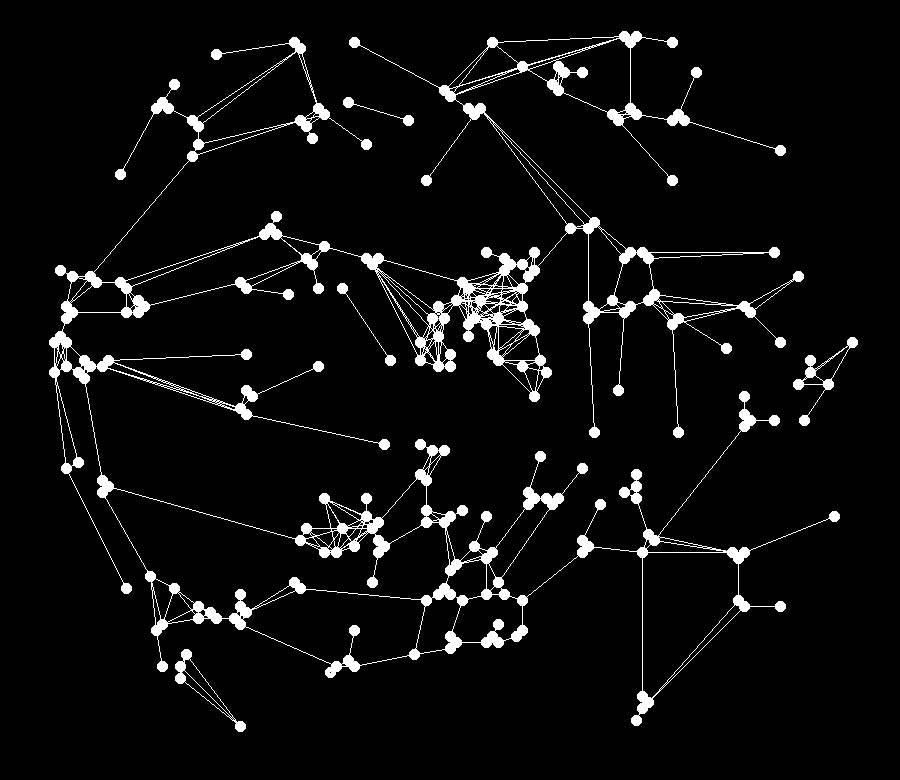
#> input picture images/built.png, 900 x 780 px
$ python -i graph.py   (imports and definitions only)
#> lines starting #> are read from the running program, lines starting #| are printed output that depends on the picture; after the words box and inside, x2 and y2 are one past the last pixel; in counts of white or black regions, pixels touching at a corner belong together
### graphify/marker.py
import cv2 as cv
import numpy as np

from graphify import uint, BACKGROUND, EDGE, VERTEX


class Marker:
    _K1 = np.array([[1, 1, 1],
                    [1, 16, 1],
                    [1, 1, 1]], dtype=uint)
    _NULL_THRSH, _MAYB_VAL = uint(15), uint(18)

    _K2 = np.array([[1, 2, 4],
                    [128, 0, 8],
                    [64, 32, 16]], dtype=uint)
    _ADJACENT_SUMS = np.array([3, 6, 12, 24, 48, 96, 192, 129], dtype=uint)
    _NULL, _MAYB, _VERT = uint(0), uint(2), uint(4)

    _K3 = np.array([[0, 0, 0],
                    [1, 4, 1],
                    [0, 0, 0]], dtype=uint)
    _K4 = np.array([[0, 1, 0],
                    [0, 4, 0],
                    [0, 1, 0]], dtype=uint)
    _K5 = np.array([[1, 0, 0],
                    [0, 4, 0],
                    [0, 0, 1]], dtype=uint)
    _K6 = np.array([[0, 0, 1],
                    [0, 4, 0],
                    [1, 0, 0]], dtype=uint)
    _K7 = np.array([[0, 1, 0],
                    [0, 4, 1],
                    [0, 0, 0]], dtype=uint)
    _K8 = np.array([[0, 0, 0],
                    [0, 4, 1],
                    [0, 1, 0]], dtype=uint)
    _K9 = np.array([[0, 0, 0],
                    [1, 4, 0],
                    [0, 1, 0]], dtype=uint)
    _K10 = np.array([[0, 1, 0],
                     [1, 4, 0],
                     [0, 0, 0]], dtype=uint)
    _EXC_VERT_VAL = uint(6)

    def mark(self, img, draw=False):
        c1 = cv.filter2D(img, -1, self._K1)
        c1 = np.where(c1 <= self._NULL_THRSH, self._NULL, c1)
        c1 = np.where(c1 == self._MAYB_VAL, self._MAYB, c1)
        c1 = np.where(np.logical_and(c1 > self._NULL_THRSH, c1 != self._MAYB_VAL), self._VERT, c1)

        c2 = cv.filter2D(c1, -1, self._K2)
        c2 = np.isin(c2, self._ADJACENT_SUMS)
        c2 = np.where(c2, uint(1), uint(0))

        mapped = self._map(c1 + c2).astype(uint)
        compressed = self._compress_vertices(mapped).astype(uint)

        if draw:
            (h, w), ratio = compressed.shape, 6
            cv.imshow('Marked', cv.resize(120 * compressed, (ratio * w, ratio * h), interpolation=cv.INTER_NEAREST))

        return compressed

    @staticmethod
    def _map(img):
        def pointwise_map(x):
            if x in [0, 1]: return BACKGROUND
            if x in [2]: return EDGE
            if x in [3, 4, 5]: return VERTEX
            assert False

        return ((np.vectorize(pointwise_map))(img)).astype(uint)

    def _compress_vertices(self, img):
        all_verts = np.where(img == VERTEX, uint(1), uint(0))
        excess_verts = np.zeros_like(all_verts, dtype=uint)
        for k in [self._K3, self._K4, self._K5, self._K6, self._K7, self._K8, self._K9, self._K10]:
            verts = cv.filter2D(all_verts, -1, k)
            verts = np.where(verts == self._EXC_VERT_VAL, uint(1), uint(0))
            excess_verts = np.logical_or(excess_verts, verts)

        return (img + (int(EDGE) - int(VERTEX)) * excess_verts).astype(uint)

### graphify/builder.py
from itertools import combinations

import cv2 as cv
import numpy as np

from graphify import uint, EDGE, VERTEX


class Edge:
    def __init__(self):
        self._weight, self._vertices = None, set()

    def get_weight(self): return self._weight

    def set_weight(self, weight):
        self._weight = weight
        return self

    def get_vertices(self): return self._vertices

    def add_vertex(self, vertex):
        self._vertices.add(vertex)
        return self


class Vertex:
    def __init__(self, i):
        self._id = i
        self._edges = set()

    def get_id(self): return self._id

    def add_edge(self, edge):
        self._edges.add(edge)
        return self

    def get_edges(self): return self._edges


class Builder:
    @staticmethod
    def build(img, draw=False):
        edges = np.where(img == EDGE, 1, 0).astype(uint)
        nlabels, e_labels, _, _ = cv.connectedComponentsWithStats(edges, connectivity=8, ltype=cv.CV_32S)
        e_labels = np.where(edges == 0, 0, e_labels)
        e_ids, counts = np.unique(e_labels, return_counts=True)
        HE = {i: Edge().set_weight(c) for i, c in zip(e_ids, counts)}

        vertices = np.where(img == VERTEX, 1, 0).astype(uint)
        vertices = list(zip(*np.nonzero(vertices)))
        V = [Vertex(i) for i in range(len(vertices))]

        Builder._fill_hyper_edges(V, HE, vertices, e_labels)
        E = Builder._flatten_edges(HE)

        if draw:
            Builder._draw(V, E, vertices, img.shape, 6)

        return V, E

    @staticmethod
    def _fill_hyper_edges(V, HE, vertices, e_labels):
        h, w = e_labels.shape
        clip_h = lambda v: 0 if v < 0 else min(v, h - 1)
        clip_w = lambda v: 0 if v < 0 else min(v, w - 1)
        for v, (vx, vy) in zip(V, vertices):
            for dx, dy in [(-1, -1), (-1, 0), (-1, 1), (0, -1), (1, -1), (0, 1), (1, 0), (1, 1)]:
                eid = e_labels[clip_h(vx + dx), clip_w(vy + dy)]
                if eid != 0: HE[eid].add_vertex(v)

    @staticmethod
    def _flatten_edges(HE):
        E = set()
        for he in HE.values():
            vertices, weight = list(he.get_vertices()), he.get_weight()
            for u, v in combinations(vertices, 2):
                e = Edge().set_weight(weight).add_vertex(u).add_vertex(v)
                u.add_edge(e), v.add_edge(e)
                E.add(e)
        return E

    # [12 lines left out: function _draw, not called in this run]

### graphify/graph.py
import cv2 as cv
import networkx as nx
import numpy as np
from networkx.algorithms.approximation.treewidth import treewidth_decomp
from scipy.sparse import csr_matrix
from scipy.sparse.csgraph import johnson, connected_components
from scipy.sparse.csgraph import minimum_spanning_tree
from skimage.morphology import skeletonize

from graphify import uint
from graphify.builder import Builder
from graphify.marker import Marker
from graphify.stats import GraphStats


class Graph:
    def __init__(self, img):
        simplified = self._simplify(img)
        marked = Marker().mark(simplified, False)
        self._V, self._E = Builder.build(marked, False)
        self._compute()

    def get_stats(self):
        return GraphStats(self._n, self._m, self._weight_sum, self._leaves, self._min_degree, self._max_degree,
                          self._avg_degree, self._med_degree, self._std_degree, self._diameter,
                          self._unweighted_diameter, self._cc, self._msf, self._treewidth)

    def _compute(self):
        self._compute_basics()
        self._compute_leaves()
        self._compute_degrees()

        m = self._get_adj_matrix()
        self._compute_diameters(m)
        self._compute_cc(m)
        self._compute_msf(m)

        g = self._get_nx_graph()
        self.compute_advanced(g)

    def _compute_basics(self):
        self._n = len(self._V)
        self._m = len(self._E)
        self._weight_sum = sum(map(lambda e: e.get_weight(), self._E)) // 2

    def _compute_leaves(self):
        self._leaves = len(list(filter(lambda v: len(v.get_edges()) == 1, self._V)))

    def _compute_degrees(self):
        degrees = [len(v.get_edges()) for v in self._V]
        self._min_degree = min(degrees)
        self._max_degree = max(degrees)
        self._avg_degree = np.mean(degrees)
        self._med_degree = np.median(degrees)
        self._std_degree = np.std(degrees)

    def _get_adj_matrix(self):
        m = np.zeros((self._n, self._n))
        for e in self._E:
            u, v = tuple(e.get_vertices())
            uid, vid = u.get_id(), v.get_id()
            m[uid, vid] = m[vid, uid] = e.get_weight()
        return m

    def _compute_diameters(self, adj_matrix):
        dists = johnson(csr_matrix(adj_matrix), directed=False, unweighted=False)
        dists = np.where(dists == np.inf, 0, dists)
        self._diameter = np.max(dists)
        dists = johnson(csr_matrix(adj_matrix), directed=False, unweighted=True)
        dists = np.where(dists == np.inf, 0, dists)
        self._unweighted_diameter = np.max(dists)

    def _compute_cc(self, adj_matrix):
        self._cc = connected_components(csr_matrix(adj_matrix), directed=False, return_labels=False)

    def _compute_msf(self, adj_matrix):
        msf = minimum_spanning_tree(csr_matrix(adj_matrix))
        self._msf = np.sum(msf)

    def _get_nx_graph(self):
        g = nx.Graph()
        for e in self._E:
            u, v = e.get_vertices()
            g.add_edge(u.get_id(), v.get_id(), weight=e.get_weight())
        return g

    def compute_advanced(self, g):
        self._treewidth, _ = treewidth_decomp(g)

    @staticmethod
    def _simplify(img):
        _, img = cv.threshold(img, 5, 255, cv.THRESH_BINARY)
        skeleton = skeletonize(img > 0)
        thin = np.where(skeleton, 1, 0).astype(uint)
        return Graph.remove_noise(thin)

    @staticmethod
    def remove_noise(img, thresh=4):
        nlabels, labels, stats, _ = cv.connectedComponentsWithStats(img, connectivity=8)
        for id in range(nlabels):
            if stats[id][cv.CC_STAT_AREA] <= thresh:
                img = np.where(labels == id, 0, img).astype(uint)
        return img

>>> import cv2
>>> picture = cv2.imread('../images/built.png', cv2.IMREAD_GRAYSCALE)
#> picture: shape (780, 900); 5.3% white; 5 white regions, box (x1, y1, x2, y2) and area: (49, 31, 840, 726) 35414, (793, 337, 858, 426) 742, (175, 649, 246, 732) 562, (337, 283, 396, 366) 257, (343, 97, 414, 126) 243
>>> result = Graph(picture).get_stats()
#> in remove_noise, `nlabels, labels, stats, _ = cv.connectedComponentsWithStats(img, conne..`:
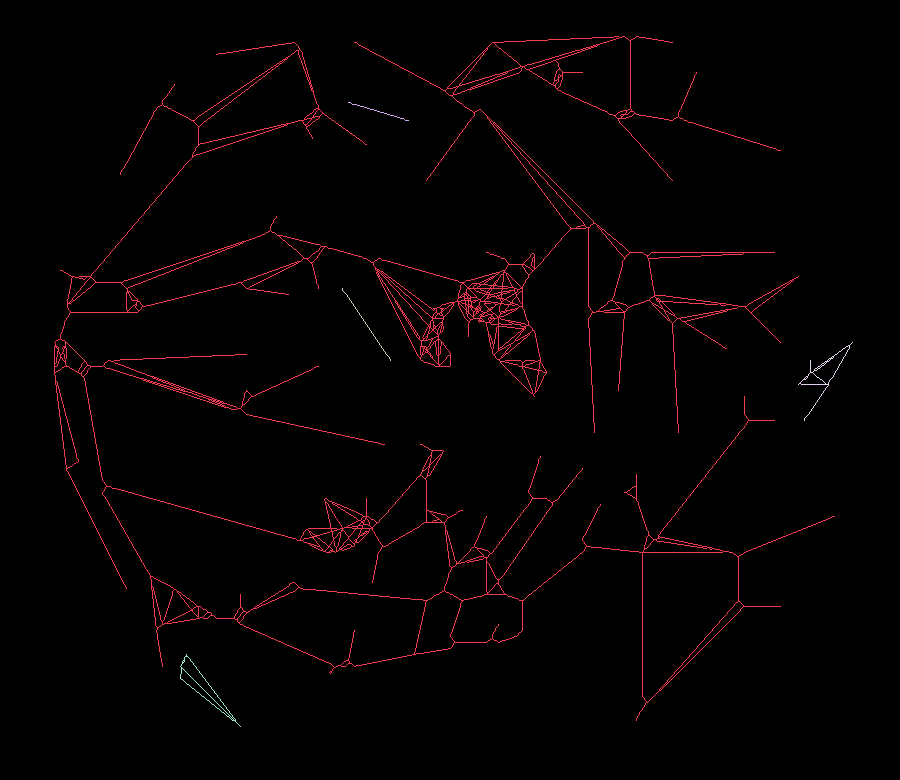
#> labels: shape (780, 900) int32; 6 distinct labels, from 0 to 5; one colour per label, 0 black
#> in remove_noise, `nlabels, labels, stats, _ = cv.connectedComponentsWithStats(img, conne..`: nlabels = 6; stats = [[0, 0, 900, 780, 687996], [54, 36, 781, 685, 13456], [348, 102, 61, 19, 61], [342, 288, 49, 73, 73], [798, 342, 55, 79, 208], [180, 654, 61, 73, 206]]
#> after the loop in _compress_vertices, `for k in [self._K3, self._K4, self._K5, self._K6, self._K7, self._K8, ..`:
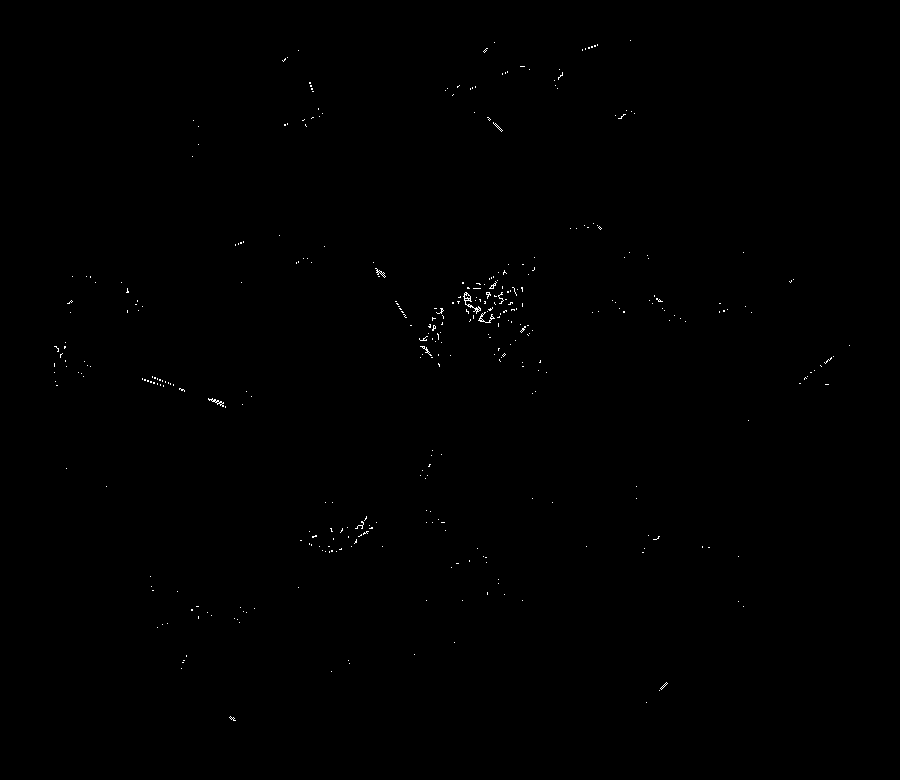
#> excess_verts: shape (780, 900) bool; 0.18% white in thin lines or dots, all inside (x1, y1, x2, y2) = (54, 40, 850, 721)
#> in build, `nlabels, e_labels, _, _ = cv.connectedComponentsWithStats(edges, conne..`:
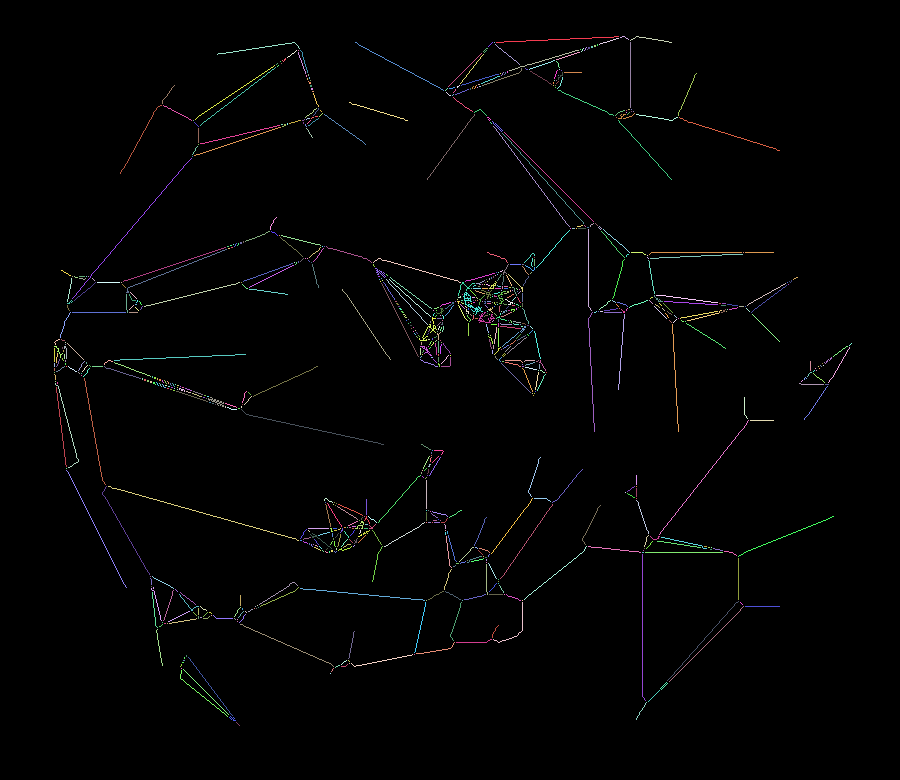
#> e_labels: shape (780, 900) int32; 954 distinct labels, from 0 to 953; one colour per label, 0 black
#> in build, `nlabels, e_labels, _, _ = cv.connectedComponentsWithStats(edges, conne..`: nlabels = 954
#> in build, `e_ids, counts = np.unique(e_labels, return_counts=True)`: e_ids = 954 values from 0 to 953; counts = 954 values, max 689367 at index 0, min 1 at index 8, mean 735.8
#> in build, `HE = {i: Edge().set_weight(c) for i, c in zip(e_ids, counts)}`: HE = 954 items
#> in build, `vertices = np.where(img == VERTEX, 1, 0).astype(uint)`:
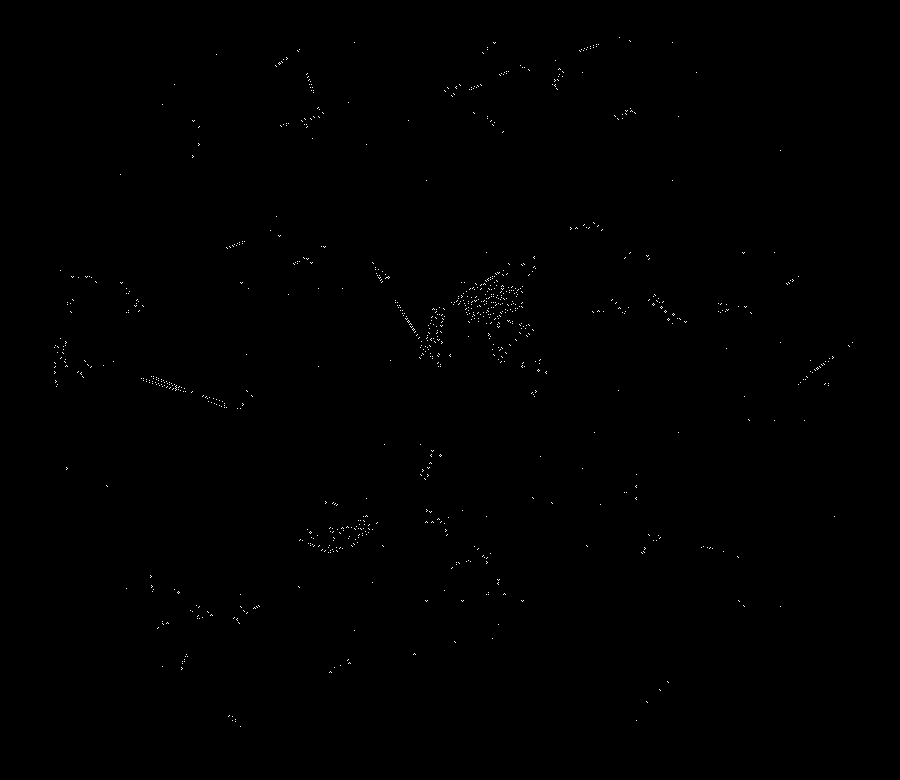
#> vertices: shape (780, 900); values 0 (black) and 1 (white), 0.2% white in thin lines or dots, all inside (x1, y1, x2, y2) = (54, 37, 853, 727)
#> in build, `vertices = list(zip(*np.nonzero(vertices)))`: vertices = 1371 pairs, first value 37 to 726, second value 54 to 852
#> in build, `V = [Vertex(i) for i in range(len(vertices))]`: V = 1371 items
#> the loop in _fill_hyper_edges, `for v, (vx, vy) in zip(V, vertices):` made 1371 passes
#> (vx, vy) on passes 1 to 3: (37, 619), (40, 629), (41, 630)
#> the loop in _flatten_edges, `for he in HE.values():` made 954 passes
#> weight on passes 2 to 4: 123, 9, 42
#> after the loop in _flatten_edges, `for he in HE.values():`: E = 3464 items
#> in __init__, `self._V, self._E = Builder.build(marked, False)`: self._V = 1371 items; self._E = 3464 items
#> in _compute_basics, `self._n = len(self._V)`: self._n = 1371
#> in _compute_basics, `self._m = len(self._E)`: self._m = 3464
#> in _compute_basics, `self._weight_sum = sum(map(lambda e: e.get_weight(), self._E)) // 2`: self._weight_sum = 38298
#> in _compute_leaves, `self._leaves = len(list(filter(lambda v: len(v.get_edges()) == 1, self..`: self._leaves = 95
#> in _compute_degrees, `degrees = [len(v.get_edges()) for v in self._V]`: degrees = 1371 values, max 35 at index 591, min 0 at index 309, mean 5.05
#> in _compute_degrees, `self._min_degree = min(degrees)`: self._min_degree = 0
#> in _compute_degrees, `self._max_degree = max(degrees)`: self._max_degree = 35
#> in _compute_degrees, `self._avg_degree = np.mean(degrees)`: self._avg_degree = 5.05
#> in _compute_degrees, `self._med_degree = np.median(degrees)`: self._med_degree = 4
#> in _compute_degrees, `self._std_degree = np.std(degrees)`: self._std_degree = 3.95
#> the loop in _get_adj_matrix, `for e in self._E:` made 3464 passes
#> (uid, vid) on passes 1 to 3: (282, 285), (286, 330), (324, 330)
#> after the loop in _get_adj_matrix, `for e in self._E:`:
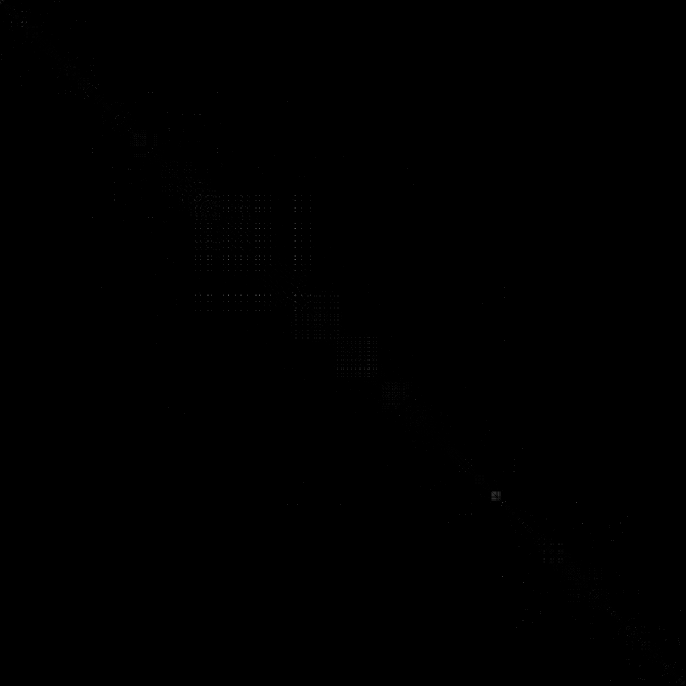
#> m: shape (1371, 1371) float64 (shown at 1/2 size); min 0, max 191, mean 0.1
#> in _compute_diameters, `dists = johnson(csr_matrix(adj_matrix), directed=False, unweighted=Fal..`:
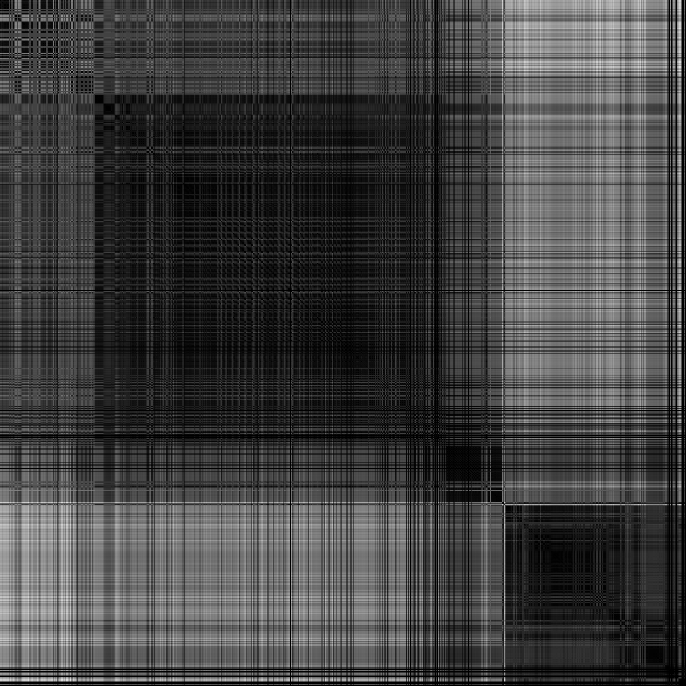
#> dists: shape (1371, 1371) float64 (shown at 1/2 size); 11.38% of the values are NaN or infinite; the others: min 0, max 2202, mean 638.2; drawn with min black, max white, NaN and infinite black
#> in _compute_diameters, `self._diameter = np.max(dists)`: self._diameter = 2202
#> in _compute_diameters, `dists = np.where(dists == np.inf, 0, dists)`:
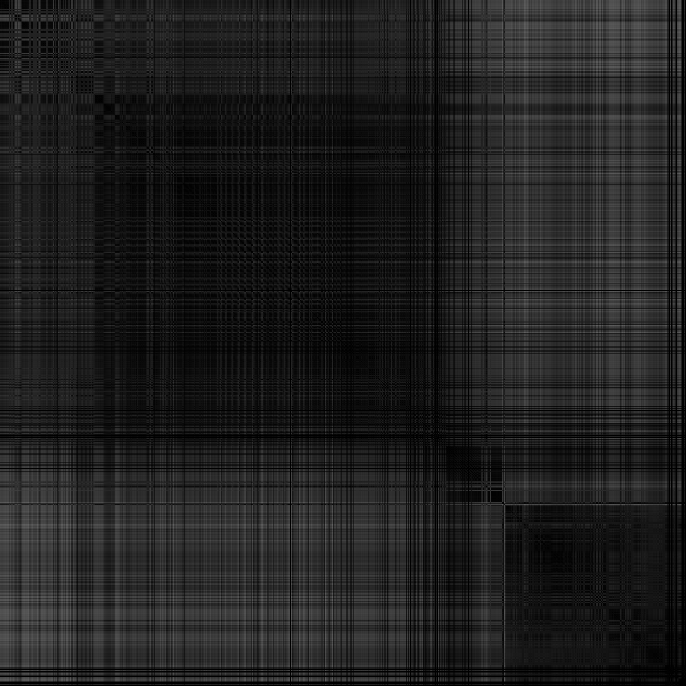
#> dists: shape (1371, 1371) float64 (shown at 1/2 size); min 0, max 101, mean 31.1
#> in _compute_diameters, `self._unweighted_diameter = np.max(dists)`: self._unweighted_diameter = 101
#> in _compute_cc, `self._cc = connected_components(csr_matrix(adj_matrix), directed=False..`: self._cc = 15
#> in _compute_msf, `self._msf = np.sum(msf)`: self._msf = 15243
#> result = (1371, 3464, 38298, 95, 0, 35, 5.05, 4, 3.95, 2202, 101, 15, 15243, 22)
